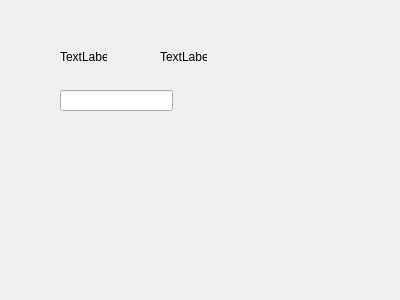
<?xml version="1.0" encoding="UTF-8"?>
<ui version="4.0">
 <class>Widget</class>
 <widget class="QWidget" name="Widget">
  <property name="geometry">
   <rect>
    <x>0</x>
    <y>0</y>
    <width>400</width>
    <height>300</height>
   </rect>
  </property>
  <property name="windowTitle">
   <string>Widget</string>
  </property>
  <widget class="QLabel" name="label">
   <property name="geometry">
    <rect>
     <x>60</x>
     <y>50</y>
     <width>47</width>
     <height>14</height>
    </rect>
   </property>
   <property name="text">
    <string>TextLabel</string>
   </property>
  </widget>
  <widget class="QLabel" name="label_2">
   <property name="geometry">
    <rect>
     <x>160</x>
     <y>50</y>
     <width>47</width>
     <height>14</height>
    </rect>
   </property>
   <property name="text">
    <string>TextLabel</string>
   </property>
  </widget>
  <widget class="QLineEdit" name="lineEdit">
   <property name="geometry">
    <rect>
     <x>60</x>
     <y>90</y>
     <width>113</width>
     <height>21</height>
    </rect>
   </property>
  </widget>
 </widget>
 <layoutdefault spacing="6" margin="11"/>
 <resources/>
 <connections/>
</ui>
